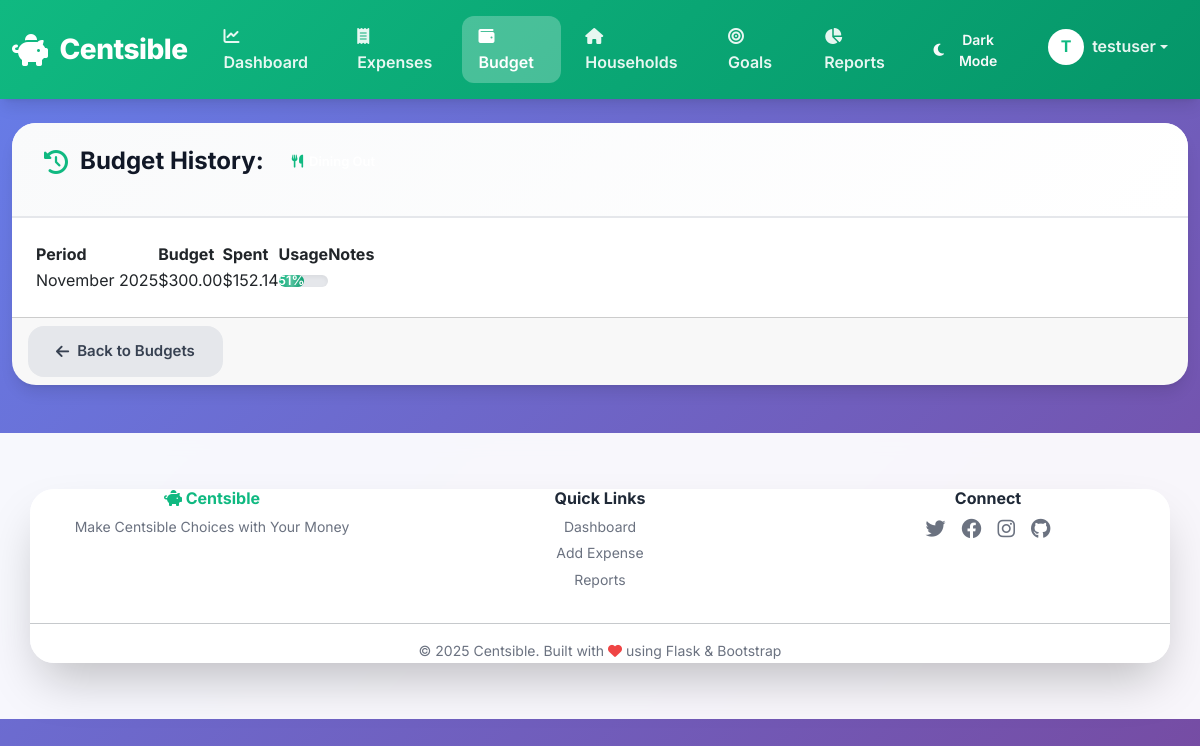
Page /budgets/category/2/history (signed in) on the committed database.
### app/models.py (models this page shows, shortened)
class User(UserMixin, db.Model):
    __tablename__ = 'users'
    id = db.Column(db.Integer, primary_key=True)
    username = db.Column(db.String(64), unique=True, index=True, nullable=False)
    email = db.Column(db.String(120), unique=True, index=True, nullable=False)
    password_hash = db.Column(db.String(128), nullable=False)
    created_at = db.Column(db.DateTime, default=datetime.utcnow)
    theme_preference = db.Column(db.String(10), default='light')
    currency_symbol = db.Column(db.String(5), default='₦')
    monthly_income = db.Column(db.Numeric(10, 2), default=0)
    total_budget = db.Column(db.Numeric(10, 2), default=0)
    categories = db.relationship('Category', backref='user', lazy='dynamic')
    expenses = db.relationship('Expense', backref='user', lazy='dynamic')
    budgets = db.relationship('Budget', backref='user', lazy='dynamic')
    alerts = db.relationship('BudgetAlert', backref='user', lazy='dynamic')
    def get_category_spending(self, category_id, year=None, month=None):
        if year is None or month is None:
            now = datetime.now()
            year = now.year
            month = now.month
        total = db.session.query(
            db.func.sum(Expense.amount)
        ).filter(
            Expense.user_id == self.id,
            Expense.category_id == category_id,
            extract('year', Expense.date) == year,
            extract('month', Expense.date) == month
        ).scalar()
        return total or Decimal('0')

class Category(db.Model):
    __tablename__ = 'categories'
    id = db.Column(db.Integer, primary_key=True)
    user_id = db.Column(db.Integer, db.ForeignKey('users.id'), nullable=False)
    name = db.Column(db.String(64), nullable=False)
    icon = db.Column(db.String(32))
    color = db.Column(db.String(7))  # Hex color code
    is_default = db.Column(db.Boolean, default=False)
    budget_amount = db.Column(db.Numeric(10, 2), default=0)
    alert_threshold = db.Column(db.Integer, default=80)  # Percentage
    is_active = db.Column(db.Boolean, default=True)
    __table_args__ = (
        db.Index('idx_user_category', user_id, name),
    )
    expenses = db.relationship('Expense', backref='category', lazy='dynamic')
    budgets = db.relationship('Budget', backref='category', lazy='dynamic')

class Budget(db.Model):
    __tablename__ = 'budgets'
    id = db.Column(db.Integer, primary_key=True)
    user_id = db.Column(db.Integer, db.ForeignKey('users.id'), nullable=False)
    category_id = db.Column(db.Integer, db.ForeignKey('categories.id'), nullable=False)
    amount = db.Column(db.Numeric(10, 2), nullable=False)
    year = db.Column(db.Integer, nullable=False)
    month = db.Column(db.Integer, nullable=False)
    notes = db.Column(db.Text)
    created_at = db.Column(db.DateTime, default=datetime.utcnow)
    __table_args__ = (
        db.Index('idx_budget_period', user_id, category_id, year, month),
    )

### app/routes/budgets.py (the view)
@bp.route('/category/<int:id>/history')
@login_required
def category_history(id):
    category = Category.query.get_or_404(id)
    if category.user_id != current_user.id:
        flash('You can only view your own category budgets.', 'danger')
        return redirect(url_for('budgets.index'))
    now = datetime.now()
    history = Budget.query.filter(
        Budget.category_id == category.id
    ).order_by(
        Budget.year.desc(),
        Budget.month.desc()
    ).limit(12).all()
    return render_template(
        'budgets/history.html',
        category=category,
        history=history
    )

### app/models.py (called while the page is built)
@login_manager.user_loader
def load_user(user_id):
    return User.query.get(int(user_id))

### app/utils.py (called while the page is built)
def hex_to_rgb(hex_color):
    hex_color = hex_color.lstrip('#')
    if len(hex_color) == 3:
        hex_color = ''.join(c * 2 for c in hex_color)
    try:
        r = int(hex_color[0:2], 16)
        g = int(hex_color[2:4], 16)
        b = int(hex_color[4:6], 16)
        return f"{r}, {g}, {b}"
    except (ValueError, IndexError):
        return "16, 185, 129"  # Primary green color

def month_name(month_number):
    months = [
        'January', 'February', 'March', 'April',
        'May', 'June', 'July', 'August',
        'September', 'October', 'November', 'December'
    ]
    try:
        return months[int(month_number) - 1]
    except (ValueError, IndexError):
        return 'Unknown'

### app/templates/budgets/history.html (shortened to what this page needs)
{% extends "base.html" %} {% block content %}
<div class="card">
  <div class="card-header">
    <h2 class="card-title">
      <i class="fas fa-history"></i> Budget History:
      <span
        class="badge category-badge"
        {%
        if
        category.color
        %}
        style="--badge-rgb: {{ category.color|hex_to_rgb }}"
        {%
        endif
        %}
      >
        <i class="fas {{ category.icon or 'fa-tag' }}"></i>
      </span>
    </h2>
  </div>
  <div class="history-container">
    <table>
      <thead>
        <tr>
          <th>Period</th>
          <th>Budget</th>
          <th>Spent</th>
          <th>Usage</th>
          <th>Notes</th>
        </tr>
      </thead>
      <tbody>
        {% for budget in history %} {% set month_name = budget.month|month_name
        %}
        <tr>
          <td>{{ month_name }} {{ budget.year }}</td>
          <td>
            {{ current_user.currency_symbol }}{{ "%.2f"|format(budget.amount) }}
          </td>
          {% set spending = current_user.get_category_spending(category.id,
          budget.year, budget.month) %}
          <td>
            {{ current_user.currency_symbol }}{{ "%.2f"|format(spending) }}
          </td>
          <td>
            <div class="progress">
              {% set progress = (((spending / budget.amount) * 100)|round|int)
              if budget.amount and budget.amount > 0 else 0 %} {% set bar_class
              = 'progress-bar-danger' if progress >= 100 else
              'progress-bar-warning' if progress >= category.alert_threshold
              else 'progress-bar-success' %}
              <div
                class="progress-bar {{ bar_class }}"
                data-width="{{ progress }}"
              >
                {{ progress }}%
              </div>
            </div>
          </td>
          <td>
          </td>
        </tr>
        {% endfor %}
      </tbody>
    </table>
  </div>
  <div class="card-footer">
    <a href="{{ url_for('budgets.index') }}" class="btn btn-secondary">
      <i class="fas fa-arrow-left"></i> Back to Budgets
    </a>
  </div>
</div>
{% endblock %}

### app/templates/base.html (shortened to what this page needs)
<!DOCTYPE html>
<html lang="en">
<head>
    <link href="https://cdn.jsdelivr.net/npm/bootstrap@5.3.0/dist/css/bootstrap.min.css" rel="stylesheet">
    <link rel="stylesheet" href="https://cdnjs.cloudflare.com/ajax/libs/font-awesome/6.4.0/css/all.min.css">
    <link rel="stylesheet" href="{{ url_for('static', filename='css/fontawesome.min.css') }}" id="fontawesome-fallback">
    <link rel="stylesheet" href="{{ url_for('static', filename='css/main.css') }}">
    <link rel="stylesheet" href="{{ url_for('static', filename='css/dark-mode.css') }}">
</head>
<body>
    <nav class="navbar navbar-expand-lg navbar-dark sticky-top">
        <div class="container-fluid">
            <a class="navbar-brand" href="{{ url_for('main.index') if current_user.is_authenticated else url_for('auth.login') }}">
                <i class="fas fa-piggy-bank"></i>
                <span>Centsible</span>
            </a>
            {% if current_user.is_authenticated %}
            <div class="collapse navbar-collapse" id="navbarNav">
                <ul class="navbar-nav me-auto">
                    <li class="nav-item">
                        <a class="nav-link {% if request.endpoint == 'main.index' %}active{% endif %}"
                           href="{{ url_for('main.index') }}">
                            <i class="fas fa-chart-line"></i> Dashboard
                        </a>
                    </li>
                    <li class="nav-item">
                        <a class="nav-link {% if request.endpoint and 'expenses' in request.endpoint %}active{% endif %}"
                           href="{{ url_for('expenses.index') }}">
                            <i class="fas fa-receipt"></i> Expenses
                        </a>
                    </li>
                    <li class="nav-item">
                        <a class="nav-link {% if request.endpoint and 'budgets' in request.endpoint %}active{% endif %}"
                           href="{{ url_for('budgets.index') }}">
                            <i class="fas fa-wallet"></i> Budget
                        </a>
                    </li>
                    <li class="nav-item">
                        <a class="nav-link" href="#" onclick="alert('Households feature coming soon!')">
                            <i class="fas fa-home"></i> Households
                        </a>
                    </li>
                    <li class="nav-item">
                        <a class="nav-link" href="#" onclick="alert('Goals feature coming soon!')">
                            <i class="fas fa-bullseye"></i> Goals
                        </a>
                    </li>
                    <li class="nav-item">
                        <a class="nav-link {% if request.endpoint and 'reports' in request.endpoint %}active{% endif %}"
                           href="{{ url_for('reports.index') }}">
                            <i class="fas fa-chart-pie"></i> Reports
                        </a>
                    </li>
                </ul>
                <ul class="navbar-nav">
                    <li class="nav-item">
                        <button id="theme-toggle" class="btn btn-sm btn-outline-light me-2" style="border-radius: 50px;">
                        </button>
                    </li>
                    <li class="nav-item dropdown">
                        <a class="nav-link dropdown-toggle d-flex align-items-center" href="#" id="navbarDropdown"
                           role="button" data-bs-toggle="dropdown" aria-expanded="false">
                            <div class="avatar me-2" style="width: 36px; height: 36px; background: white; color: #10b981; border-radius: 50%; display: flex; align-items: center; justify-content: center; font-weight: 700;">
                                {{ current_user.username[0].upper() }}
                            </div>
                            <span>{{ current_user.username }}</span>
                        </a>
                    </li>
                </ul>
            </div>
            {% endif %}
        </div>
    </nav>
    <main class="container-fluid mt-4 mb-5">
        {% block content %}{% endblock %}
    </main>
    <footer class="text-center py-4" style="background: rgba(255, 255, 255, 0.95); backdrop-filter: blur(10px); margin-top: 3rem;">
        <div class="container">
            <div class="row">
                <div class="col-md-4 mb-3">
                    <h6 class="fw-bold text-success">
                        <i class="fas fa-piggy-bank"></i> Centsible
                    </h6>
                    <p class="text-muted small">Make Centsible Choices with Your Money</p>
                </div>
                <div class="col-md-4 mb-3">
                    <h6 class="fw-bold">Quick Links</h6>
                    {% if current_user.is_authenticated %}
                    <div class="d-flex flex-column gap-1">
                        <a href="{{ url_for('main.index') }}" class="text-decoration-none text-muted small">Dashboard</a>
                        <a href="{{ url_for('expenses.add_expense') }}" class="text-decoration-none text-muted small">Add Expense</a>
                        <a href="{{ url_for('reports.index') }}" class="text-decoration-none text-muted small">Reports</a>
                    </div>
                    {% endif %}
                </div>
                <div class="col-md-4 mb-3">
                    <h6 class="fw-bold">Connect</h6>
                    <div class="d-flex justify-content-center gap-3">
                        <a href="#" class="text-muted"><i class="fab fa-twitter fa-lg"></i></a>
                        <a href="#" class="text-muted"><i class="fab fa-facebook fa-lg"></i></a>
                        <a href="#" class="text-muted"><i class="fab fa-instagram fa-lg"></i></a>
                        <a href="#" class="text-muted"><i class="fab fa-github fa-lg"></i></a>
                    </div>
                </div>
            </div>
            <hr class="my-3">
            <p class="text-muted small mb-0">
                &copy; 2025 Centsible. Built with <i class="fas fa-heart text-danger"></i> using Flask & Bootstrap
            </p>
        </div>
    </footer>
</body>
</html>

### app/templates/budgets/history.html (style rules this page uses)
.history-container { padding: 1.5rem; }
.progress { height: 0.75rem; background-color: var(--gray-200); border-radius: 0.375rem; overflow: hidden; box-shadow: inset 0 2px 4px rgba(0, 0, 0, 0.05); }
.progress-bar { height: 100%; transition: width 0.3s ease; border-radius: 0.375rem; font-weight: 600; font-size: 0.8125rem; display: flex; align-items: center; justify-content: center; color: white; position: relative; overflow: hidden; }
.progress-bar::after { content: ''; position: absolute; top: 0; left: 0; bottom: 0; right: 0; background: linear-gradient( 90deg, transparent, rgba(255, 255, 255, 0.3), transparent ); animation: shimmer 2s infinite; }
.progress-bar-success { background: var(--gradient-primary); }

### rows in the picture
User: username "T", username "testuser", currency_symbol "$"
Budget: month_name "November", year "2025", amount "300.00", spending "152.14", progress "51"
